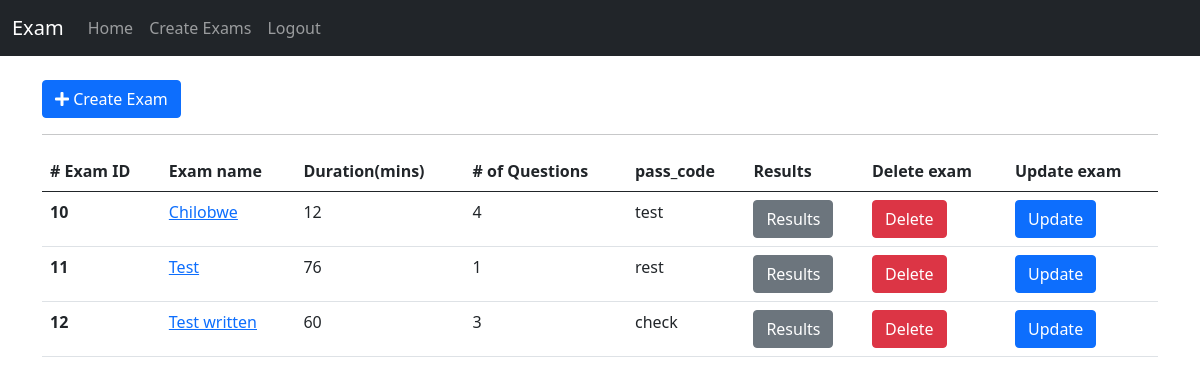
The app's page /teacher/create_exam/ (signed in), older data.
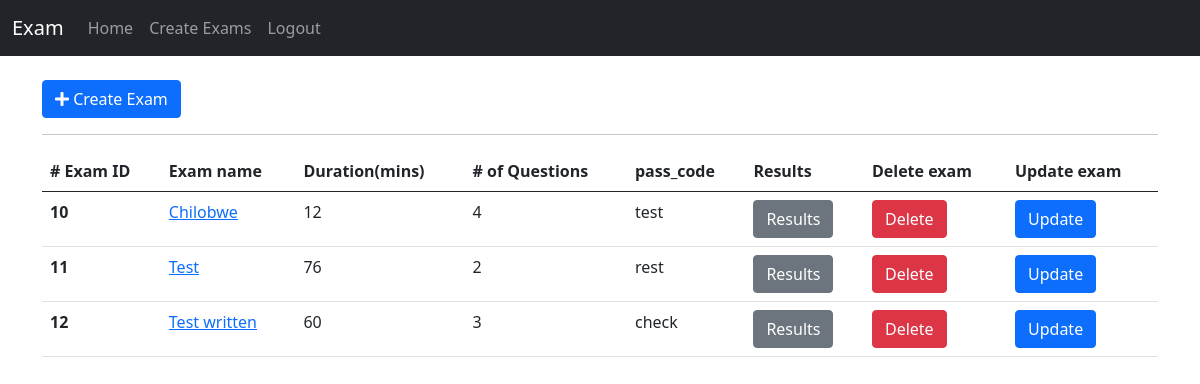
The same page, newer data.
### apps/teachers/models.py (models this page shows, shortened)
class Exam(models.Model):
    teacher = models.ForeignKey(User, related_name="exams", on_delete=models.CASCADE)
    name = models.CharField(max_length=255)
    duration = models.IntegerField()
    created_on = models.DateTimeField(auto_now=True)
    start_datetime = models.DateTimeField()
    slug = models.SlugField()
    pass_code = models.CharField(max_length=100)
    exam_type = models.CharField(
        max_length=20, choices=(("mc", "multiple choice"), ("essay", "Open Questions"))
    )
    def count_questions(self):
        return self.questions.count()
    def results_count(self):
        return self.results.count()

### apps/teachers/views.py (the view, shortened to what this page needs)
# urls.py: path("create_exam/", create_exam, name="create_exam"),
@login_required
@teacher_required
def create_exam(request):
    exams = request.user.exams.all()
    return render(request, "teachers/create_exam.html", {"exams": exams})

### templates/teachers/create_exam.html (shortened to what this page needs)
{% extends "index.html" %}
{% block content %}
    <br>
    <br>
    <br>
    <button class="btn btn-modern btn-primary"
            data-bs-toggle="modal"
            data-bs-target="#formModal">
        <i class="fas fa-plus"></i> Create Exam
    </button>
    <hr>
    <div class="table-responsive">
        <table class="table">
            <thead>
            <tr>
                <th scope="col"># Exam ID</th>
                <th scope="col">Exam name</th>
                <th scope="col">Duration(mins)</th>
                <th scope="col"># of Questions</th>
                <th scope="col">pass_code</th>
                <th scope="col">Results</th>
                <th scope="col">Delete exam</th>
                <th scope="col">Update exam</th>
            </tr>
            </thead>
            <tbody>
            {% for exam in exams %}
            <tr>
                <th scope="row">{{exam.pk}}</th>
                {% if exam.exam_type == 'essay'%}
                <td><a href="{% url "create_essay_questions" exam.id %}">{{exam.name}}</a></td>
                {% else %}
                <td><a href="{% url "create_mc_questions" exam.id %}">{{exam.name}}</a></td>
                {% endif %}
                <td>{{exam.duration}}</td>
                <td>{{exam.count_questions}}</td>
                <td>{{exam.pass_code}}</td>
                {% if exam.results_count < 1 %}
                <td><button class="btn btn-secondary" data-bs-toggle="modal" data-bs-target="#results_no">Results</button></td>
                {% else %}
                <td><a href="{% url "results_view" exam.id%}" class="btn btn-secondary">Results</a></td>
                {% endif %}
                <td><button class="btn btn-danger" data-bs-toggle="modal" data-bs-target="#deleteModal{{ exam.id }}">Delete</button></td>
                <td><button class="btn btn-primary" data-bs-toggle="modal" data-bs-target="#formModal{{ exam.id }}">Update</button></td>
            </tr>
            {% endfor %}
            </tbody>
        </table>
    </div>
{% endblock content %}

Row changes from the older to the newer data that the page shows:
changed Exam "Test": count_questions "1" → "2"
